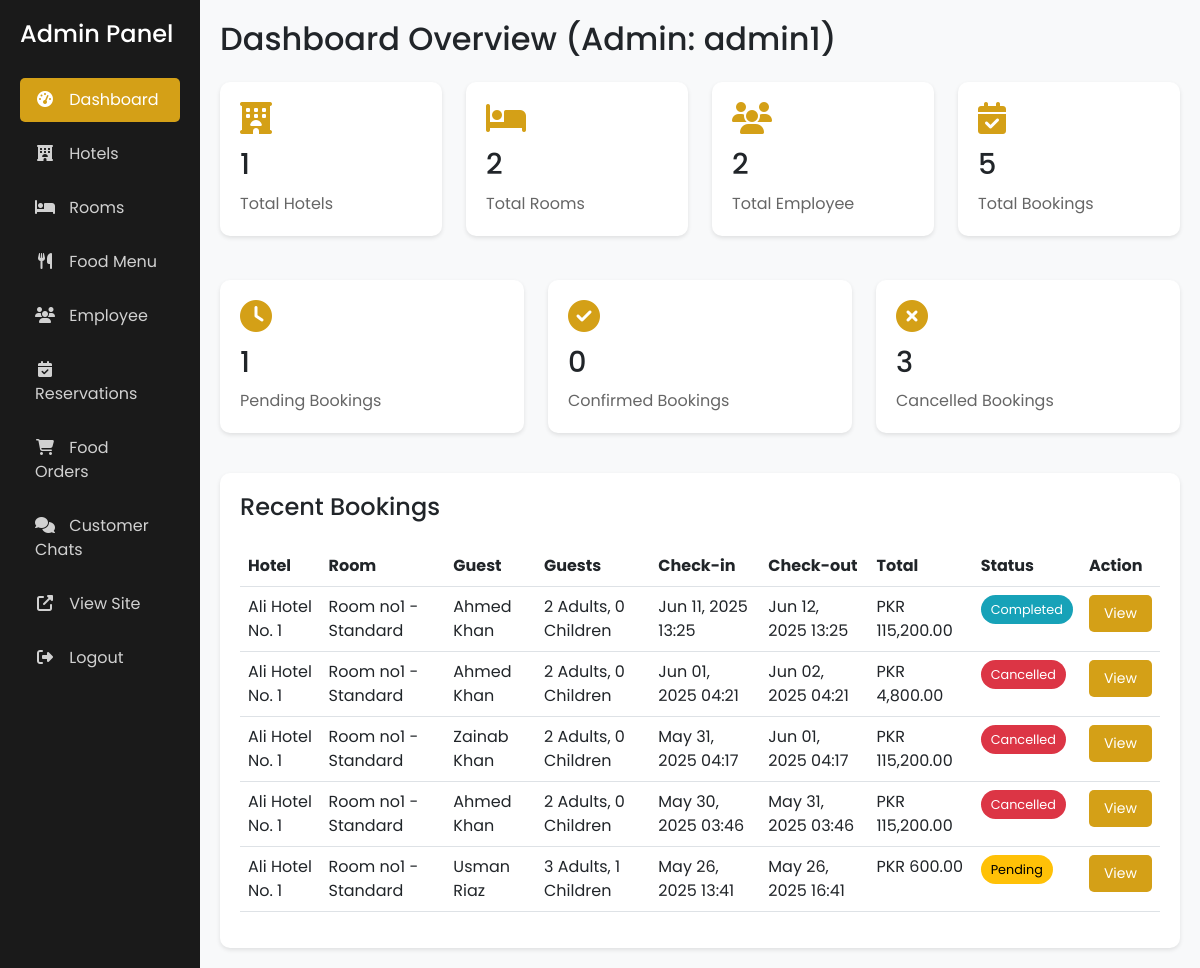
/admin/dashboard.php (signed in), run on an earlier commit of the app's database.
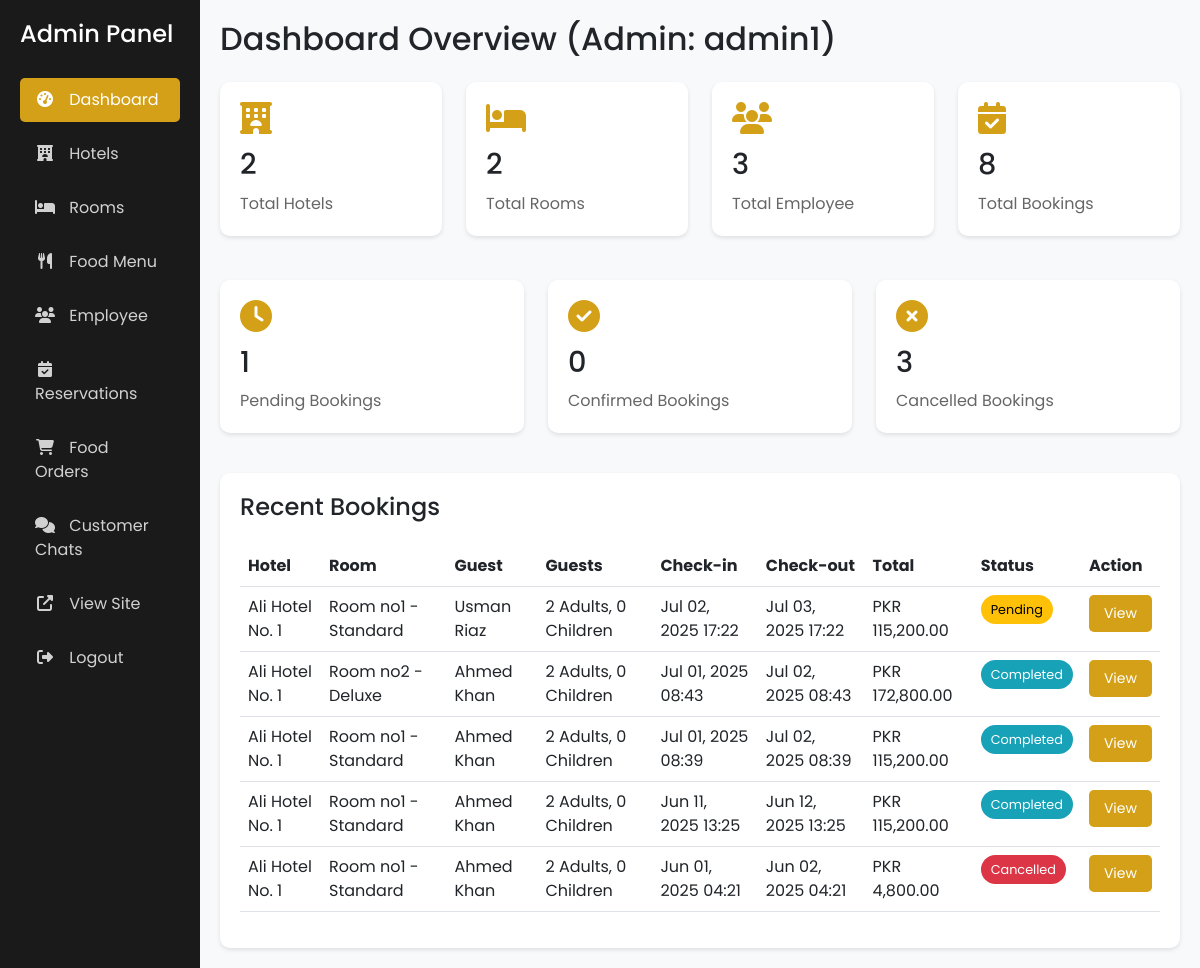
And on a later commit of the database.
### tables this page shows
CREATE TABLE `bookings` (
  `id` int(11) NOT NULL,
  `user_id` int(11) NOT NULL,
  `hotel_id` int(11) NOT NULL,
  `room_id` int(11) NOT NULL,
  `check_in_date` datetime NOT NULL,
  `check_out_date` datetime NOT NULL,
  `adults` int(11) NOT NULL,
  `children` int(11) NOT NULL,
  `total_price` decimal(10,2) NOT NULL,
  `booking_status` enum('pending','confirmed','cancelled','completed') DEFAULT 'pending',
  `created_at` timestamp NOT NULL DEFAULT current_timestamp(),
  `status` varchar(20) DEFAULT 'pending',
  `check_in` datetime DEFAULT NULL,
  `check_out` datetime DEFAULT NULL
);

CREATE TABLE `hotels` (
  `id` int(11) NOT NULL,
  `name` varchar(100) NOT NULL,
  `description` text DEFAULT NULL,
  `address` text NOT NULL,
  `city` varchar(50) NOT NULL,
  `phone` varchar(20) DEFAULT NULL,
  `email` varchar(100) DEFAULT NULL,
  `website` varchar(100) DEFAULT NULL,
  `image_url` varchar(255) DEFAULT NULL,
  `created_at` timestamp NOT NULL DEFAULT current_timestamp(),
  `updated_at` timestamp NOT NULL DEFAULT current_timestamp() ON UPDATE current_timestamp(),
  `vendor_id` int(11) NOT NULL,
  `average_rating` decimal(3,2) DEFAULT NULL COMMENT 'Stores the average rating (1.00-5.00) for the hotel'
);

CREATE TABLE `rooms` (
  `id` int(11) NOT NULL,
  `hotel_id` int(11) NOT NULL,
  `room_type` enum('standard','deluxe','suite','presidential_suite') NOT NULL,
  `description` text DEFAULT NULL,
  `price_per_hour` decimal(10,2) NOT NULL,
  `capacity` int(11) NOT NULL,
  `image_url` varchar(255) DEFAULT NULL,
  `amenities` text DEFAULT NULL,
  `status` enum('available','not available','maintenance') DEFAULT 'available',
  `created_at` timestamp NOT NULL DEFAULT current_timestamp(),
  `updated_at` timestamp NOT NULL DEFAULT current_timestamp() ON UPDATE current_timestamp()
);

CREATE TABLE `users` (
  `id` int(11) NOT NULL,
  `username` varchar(50) NOT NULL,
  `email` varchar(100) NOT NULL,
  `password` varchar(255) NOT NULL,
  `role` enum('admin','user') DEFAULT 'user',
  `status` enum('active','inactive','suspended') NOT NULL DEFAULT 'active',
  `created_at` timestamp NOT NULL DEFAULT current_timestamp(),
  `first_name` varchar(50) NOT NULL,
  `last_name` varchar(50) NOT NULL,
  `phone` varchar(20) DEFAULT NULL,
  `address` text DEFAULT NULL,
  `profile_image` varchar(255) DEFAULT '',
  `vendor_id` int(11) NOT NULL DEFAULT 0
);

### admin/dashboard.php (the view, shortened to what the changed rows need)
<?php
require_once '../includes/session.php';
$stats = array();
$user_id = $_SESSION['user_id'];
$stmt = mysqli_prepare($conn, "SELECT COUNT(*) as total FROM hotels WHERE vendor_id = ?");
mysqli_stmt_bind_param($stmt, "i", $user_id);
mysqli_stmt_execute($stmt);
$result = mysqli_stmt_get_result($stmt);
if ($result) {
    $stats['hotels'] = mysqli_fetch_assoc($result)['total'] ?? 0;
} else {
    $stats['hotels'] = 0;
    error_log("Error fetching total hotels: " . mysqli_error($conn));
}
$stmt = mysqli_prepare($conn, "SELECT COUNT(*) as total FROM rooms r JOIN hotels h ON r.hotel_id = h.id WHERE h.vendor_id = ?");
mysqli_stmt_bind_param($stmt, "i", $user_id);
mysqli_stmt_execute($stmt);
$result = mysqli_stmt_get_result($stmt);
if ($result) {
    $stats['rooms'] = mysqli_fetch_assoc($result)['total'] ?? 0;
} else {
    $stats['rooms'] = 0;
    error_log("Error fetching total rooms: " . mysqli_error($conn));
}
$stmt = mysqli_prepare($conn, "SELECT COUNT(*) as total FROM users WHERE role != 'admin' AND vendor_id = ?");
mysqli_stmt_bind_param($stmt, "i", $user_id);
mysqli_stmt_execute($stmt);
$result = mysqli_stmt_get_result($stmt);
if ($result) {
    $stats['users'] = mysqli_fetch_assoc($result)['total'] ?? 0;
} else {
    $stats['users'] = 0;
    error_log("Error fetching total users: " . mysqli_error($conn));
}
$stmt = mysqli_prepare($conn, "SELECT COUNT(*) as total FROM bookings b JOIN hotels h ON b.hotel_id = h.id WHERE h.vendor_id = ?");
mysqli_stmt_bind_param($stmt, "i", $user_id);
mysqli_stmt_execute($stmt);
$result = mysqli_stmt_get_result($stmt);
if ($result) {
    $stats['bookings'] = mysqli_fetch_assoc($result)['total'] ?? 0;
} else {
    $stats['bookings'] = 0;
    error_log("Error fetching total bookings: " . mysqli_error($conn));
}
$stmt = mysqli_prepare($conn, "SELECT COUNT(*) as total FROM bookings b JOIN hotels h ON b.hotel_id = h.id WHERE h.vendor_id = ? AND b.booking_status = 'pending'");
mysqli_stmt_bind_param($stmt, "i", $user_id);
mysqli_stmt_execute($stmt);
$result = mysqli_stmt_get_result($stmt);
if ($result) {
    $stats['pending_bookings'] = mysqli_fetch_assoc($result)['total'] ?? 0;
} else {
    $stats['pending_bookings'] = 0;
    error_log("Error fetching pending bookings: " . mysqli_error($conn));
}
$stmt = mysqli_prepare($conn, "SELECT COUNT(*) as total FROM bookings b JOIN hotels h ON b.hotel_id = h.id WHERE h.vendor_id = ? AND b.booking_status = 'confirmed'");
mysqli_stmt_bind_param($stmt, "i", $user_id);
mysqli_stmt_execute($stmt);
$result = mysqli_stmt_get_result($stmt);
if ($result) {
    $stats['confirmed_bookings'] = mysqli_fetch_assoc($result)['total'] ?? 0;
} else {
    $stats['confirmed_bookings'] = 0;
    error_log("Error fetching confirmed bookings: " . mysqli_error($conn));
}
$stmt = mysqli_prepare($conn, "SELECT COUNT(*) as total FROM bookings b JOIN hotels h ON b.hotel_id = h.id WHERE h.vendor_id = ? AND b.booking_status = 'cancelled'");
mysqli_stmt_bind_param($stmt, "i", $user_id);
mysqli_stmt_execute($stmt);
$result = mysqli_stmt_get_result($stmt);
if ($result) {
    $stats['cancelled_bookings'] = mysqli_fetch_assoc($result)['total'] ?? 0;
} else {
    $stats['cancelled_bookings'] = 0;
    error_log("Error fetching cancelled bookings: " . mysqli_error($conn));
}
$stmt = mysqli_prepare($conn, "
    SELECT b.*, r.id as room_id, r.room_type, h.name as hotel_name, u.first_name, u.last_name, b.booking_status
    FROM bookings b
    JOIN rooms r ON b.room_id = r.id
    JOIN hotels h ON b.hotel_id = h.id
    JOIN users u ON b.user_id = u.id
    WHERE h.vendor_id = ?
    ORDER BY b.created_at DESC
    LIMIT 5
");
mysqli_stmt_bind_param($stmt, "i", $user_id);
mysqli_stmt_execute($stmt);
$recent_bookings = mysqli_stmt_get_result($stmt) ?: [];
?>
<!DOCTYPE html>
<html lang="en">
<head>
    <link href="https://cdn.jsdelivr.net/npm/bootstrap@5.3.0/dist/css/bootstrap.min.css" rel="stylesheet">
    <link rel="stylesheet" href="https://cdnjs.cloudflare.com/ajax/libs/font-awesome/6.4.2/css/all.min.css">
</head>
<body>
    <div class="container-fluid">
        <div class="row">
            <div class="col-md-9 col-lg-10 main-content">
                <h2 class="mb-4">Dashboard Overview (Admin: <?php echo htmlspecialchars($_SESSION['username']); ?>)</h2>
                <div class="row">
                    <div class="col-md-3">
                        <div class="stat-card">
                            <i class="fas fa-hotel"></i>
                            <h3><?php echo htmlspecialchars($stats['hotels']); ?></h3>
                            <p>Total Hotels</p>
                        </div>
                    </div>
                    <div class="col-md-3">
                        <div class="stat-card">
                            <i class="fas fa-users"></i>
                            <h3><?php echo htmlspecialchars($stats['users']); ?></h3>
                            <p>Total Employee</p>
                        </div>
                    </div>
                    <div class="col-md-3">
                        <div class="stat-card">
                            <i class="fas fa-calendar-check"></i>
                            <h3><?php echo htmlspecialchars($stats['bookings']); ?></h3>
                            <p>Total Bookings</p>
                        </div>
                    </div>
                </div>
                <div class="recent-bookings">
                    <div class="table-responsive">
                        <table class="table">
                            <thead>
                                <tr>
                                    <th>Hotel</th>
                                    <th>Room</th>
                                    <th>Guest</th>
                                    <th>Guests</th>
                                    <th>Check-in</th>
                                    <th>Check-out</th>
                                    <th>Total</th>
                                    <th>Status</th>
                                    <th>Action</th>
                                </tr>
                            </thead>
                            <tbody>
                                <?php if (mysqli_num_rows($recent_bookings) > 0): ?>
                                    <?php while ($booking = mysqli_fetch_assoc($recent_bookings)): ?>
                                        <tr>
                                            <td><?php echo htmlspecialchars($booking['hotel_name']); ?></td>
                                            <td><?php echo htmlspecialchars('Room no' . $booking['room_id'] . ' - ' . ucfirst($booking['room_type'])); ?></td>
                                            <td><?php echo htmlspecialchars($booking['first_name'] . ' ' . $booking['last_name']); ?></td>
                                            <td><?php echo htmlspecialchars($booking['adults']) . ' Adults, ' . htmlspecialchars($booking['children']) . ' Children'; ?></td>
                                            <td><?php echo date('M d, Y H:i', strtotime($booking['check_in_date'])); ?></td>
                                            <td><?php echo date('M d, Y H:i', strtotime($booking['check_out_date'])); ?></td>
                                            <td>PKR <?php echo number_format($booking['total_price'], 2); ?></td>
                                            <td>
                                                <span class="status-badge status-<?php echo htmlspecialchars($booking['booking_status']); ?>">
                                                    <?php echo htmlspecialchars(ucfirst($booking['booking_status'])); ?>
                                                </span>
                                            </td>
                                            <td>
                                                <a href="reservations.php?user_id=<?php echo htmlspecialchars($booking['user_id']); ?>" class="btn btn-custom btn-sm">View</a>
                                            </td>
                                        </tr>
                                    <?php endwhile; ?>
                                <?php else: ?>
                                    <tr>
                                        <td colspan="9" class="text-center">No recent bookings found.</td>
                                    </tr>
                                <?php endif; ?>
                            </tbody>
                        </table>
                    </div>
                </div>
            </div>
        </div>
    </div>
</body>
</html>

What changed in the data, as far as the page shows it:
no longer on this page (row unchanged): bookings: hotel.name "Ali Hotel No. 1", room.room_type "Room no1 - Standard", user.last_name "Zainab Khan", adults "2", children "0", check_in_date "May 31, 2025 04:17", check_out_date "Jun 01, 2025 04:17", total_price "115,200.00", booking_status "Cancelled"
no longer on this page (row unchanged): bookings: hotel.name "Ali Hotel No. 1", room.room_type "Room no1 - Standard", user.last_name "Ahmed Khan", adults "2", children "0", check_in_date "May 30, 2025 03:46", check_out_date "May 31, 2025 03:46", total_price "115,200.00", booking_status "Cancelled"
no longer on this page (row edited): bookings: hotel.name "Ali Hotel No. 1", room.room_type "Room no1 - Standard", user.last_name "Usman Riaz", adults "3", children "1", check_in_date "May 26, 2025 13:41", check_out_date "May 26, 2025 16:41", total_price "600.00", booking_status "Pending"
added bookings: hotel.name "Ali Hotel No. 1", room.room_type "Room no1 - Standard", user.last_name "Usman Riaz", adults "2", children "0", check_in_date "Jul 02, 2025 17:22", check_out_date "Jul 03, 2025 17:22", total_price "115,200.00", booking_status "Pending"
added bookings: hotel.name "Ali Hotel No. 1", room.room_type "Room no2 - Deluxe", user.last_name "Ahmed Khan", adults "2", children "0", check_in_date "Jul 01, 2025 08:43", check_out_date "Jul 02, 2025 08:43", total_price "172,800.00", booking_status "Completed"
added bookings: hotel.name "Ali Hotel No. 1", room.room_type "Room no1 - Standard", user.last_name "Ahmed Khan", adults "2", children "0", check_in_date "Jul 01, 2025 08:39", check_out_date "Jul 02, 2025 08:39", total_price "115,200.00", booking_status "Completed"
Also different on the page:
$stats['hotels']: "1" → "2"
$stats['users']: "2" → "3"
$stats['bookings']: "5" → "8"
